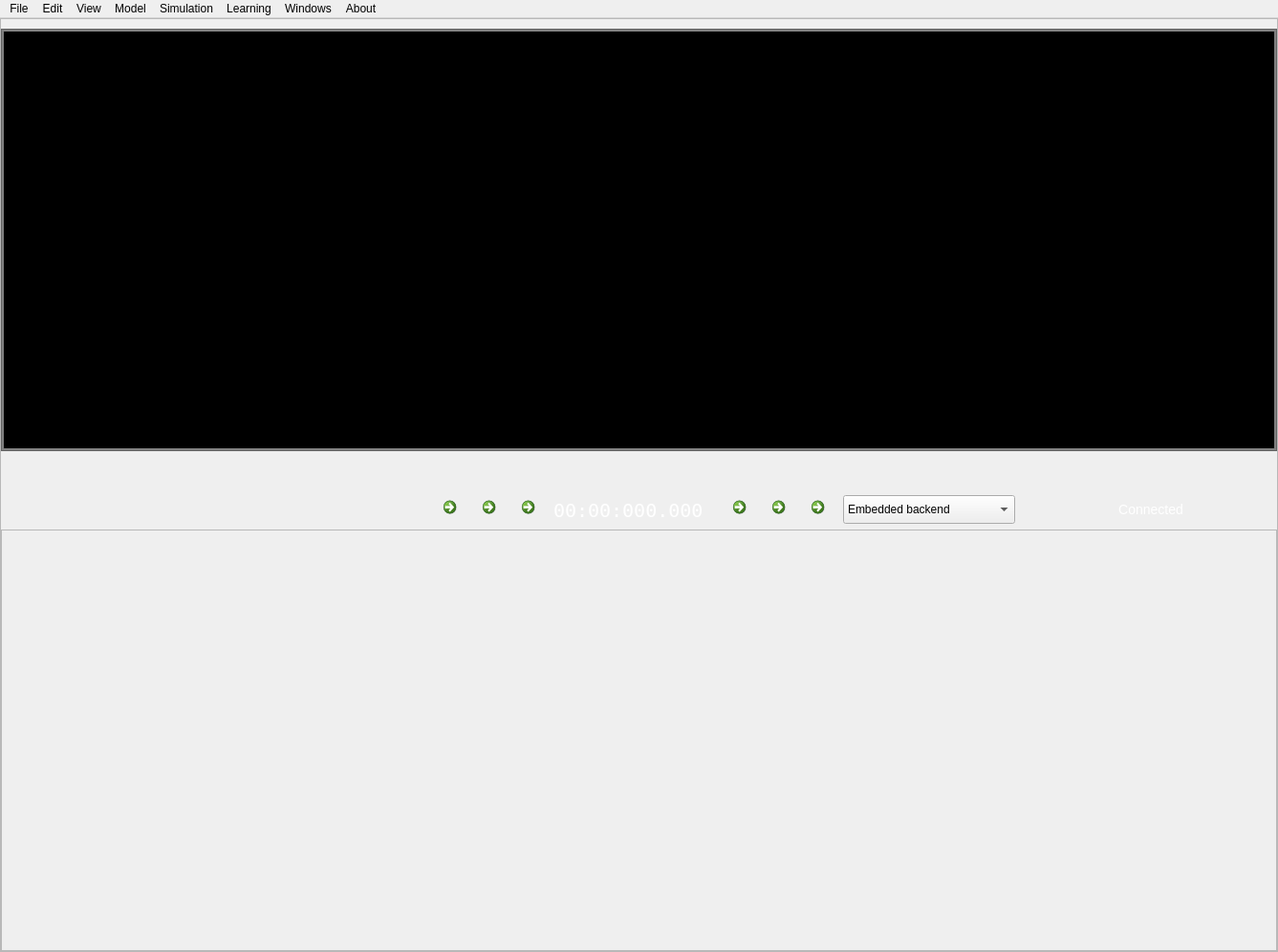
<?xml version="1.0" encoding="UTF-8"?>
<ui version="4.0">
 <class>MainWindow</class>
 <widget class="QMainWindow" name="MainWindow">
  <property name="geometry">
   <rect>
    <x>0</x>
    <y>0</y>
    <width>1337</width>
    <height>996</height>
   </rect>
  </property>
  <property name="windowTitle">
   <string>Brain Studio Pre-alpha version</string>
  </property>
  <property name="styleSheet">
   <string notr="true">#topFrame , #topFrameBackground{
border: none;
background: qlineargradient(x1: 0, y1: 0, x2: 0, y2: 1,
stop: 0 #a6a6a6, stop: 0.08 #7f7f7f,
stop: 0.39999 #717171, stop: 0.4 #626262,
stop: 0.9 #4c4c4c, stop: 1 #333333);
}

#topFrame  QLabel{
color: white;
}

#topFrame  QCheckBox{
color: white;
}

#schemaFrame {
border: none;
background: white;
}

#schemaXMLframe {
border: none;
background: #7f7f7f;
}

#xmlOutFrame {
border: none;
background: #dfdfdf;
}

</string>
  </property>
  <widget class="QWidget" name="centralwidget">
   <layout class="QHBoxLayout" name="horizontalLayout">
    <property name="spacing">
     <number>0</number>
    </property>
    <property name="leftMargin">
     <number>0</number>
    </property>
    <property name="topMargin">
     <number>0</number>
    </property>
    <property name="rightMargin">
     <number>0</number>
    </property>
    <property name="bottomMargin">
     <number>0</number>
    </property>
    <item>
     <widget class="QFrame" name="mainFrame">
      <property name="frameShape">
       <enum>QFrame::StyledPanel</enum>
      </property>
      <property name="frameShadow">
       <enum>QFrame::Raised</enum>
      </property>
      <layout class="QVBoxLayout" name="verticalLayout_3">
       <property name="spacing">
        <number>0</number>
       </property>
       <property name="leftMargin">
        <number>0</number>
       </property>
       <property name="topMargin">
        <number>10</number>
       </property>
       <property name="rightMargin">
        <number>0</number>
       </property>
       <property name="bottomMargin">
        <number>0</number>
       </property>
       <item>
        <widget class="QFrame" name="backend_frame">
         <property name="styleSheet">
          <string notr="true">QFrame{
background:gray;
}</string>
         </property>
         <property name="frameShape">
          <enum>QFrame::StyledPanel</enum>
         </property>
         <property name="frameShadow">
          <enum>QFrame::Raised</enum>
         </property>
         <layout class="QVBoxLayout" name="verticalLayout">
          <property name="spacing">
           <number>2</number>
          </property>
          <property name="leftMargin">
           <number>2</number>
          </property>
          <property name="topMargin">
           <number>2</number>
          </property>
          <property name="rightMargin">
           <number>2</number>
          </property>
          <property name="bottomMargin">
           <number>2</number>
          </property>
          <item>
           <widget class="QTextEdit" name="backend_terminal">
            <property name="styleSheet">
             <string notr="true">#backend_terminal{
	background: black;
	color: #cccccc;
}</string>
            </property>
            <property name="html">
             <string>&lt;!DOCTYPE HTML PUBLIC &quot;-//W3C//DTD HTML 4.0//EN&quot; &quot;http://www.w3.org/TR/REC-html40/strict.dtd&quot;&gt;
&lt;html&gt;&lt;head&gt;&lt;meta name=&quot;qrichtext&quot; content=&quot;1&quot; /&gt;&lt;style type=&quot;text/css&quot;&gt;
p, li { white-space: pre-wrap; }
&lt;/style&gt;&lt;/head&gt;&lt;body style=&quot; font-family:'Ubuntu'; font-size:11pt; font-weight:400; font-style:normal;&quot;&gt;
&lt;p style=&quot;-qt-paragraph-type:empty; margin-top:0px; margin-bottom:0px; margin-left:0px; margin-right:0px; -qt-block-indent:0; text-indent:0px;&quot;&gt;&lt;br /&gt;&lt;/p&gt;&lt;/body&gt;&lt;/html&gt;</string>
            </property>
           </widget>
          </item>
         </layout>
        </widget>
       </item>
       <item>
        <widget class="QFrame" name="topFrameBackground">
         <property name="minimumSize">
          <size>
           <width>0</width>
           <height>41</height>
          </size>
         </property>
         <property name="frameShape">
          <enum>QFrame::StyledPanel</enum>
         </property>
         <property name="frameShadow">
          <enum>QFrame::Raised</enum>
         </property>
        </widget>
       </item>
       <item>
        <widget class="QFrame" name="topFrame">
         <property name="minimumSize">
          <size>
           <width>0</width>
           <height>41</height>
          </size>
         </property>
         <property name="maximumSize">
          <size>
           <width>16777215</width>
           <height>41</height>
          </size>
         </property>
         <property name="frameShape">
          <enum>QFrame::StyledPanel</enum>
         </property>
         <property name="frameShadow">
          <enum>QFrame::Raised</enum>
         </property>
         <layout class="QHBoxLayout" name="horizontalLayout_2">
          <property name="spacing">
           <number>0</number>
          </property>
          <property name="leftMargin">
           <number>0</number>
          </property>
          <property name="topMargin">
           <number>0</number>
          </property>
          <property name="rightMargin">
           <number>0</number>
          </property>
          <property name="bottomMargin">
           <number>0</number>
          </property>
          <item>
           <spacer name="horizontalSpacer_2">
            <property name="orientation">
             <enum>Qt::Horizontal</enum>
            </property>
            <property name="sizeHint" stdset="0">
             <size>
              <width>40</width>
              <height>20</height>
             </size>
            </property>
           </spacer>
          </item>
          <item>
           <widget class="QCommandLinkButton" name="saveButton">
            <property name="maximumSize">
             <size>
              <width>41</width>
              <height>41</height>
             </size>
            </property>
            <property name="toolTip">
             <string>Save the BRN file.</string>
            </property>
            <property name="text">
             <string/>
            </property>
            <property name="icon">
             <iconset resource="../icons.qrc">
              <normaloff>:/new/prefix1/icons/save.png</normaloff>:/new/prefix1/icons/save.png</iconset>
            </property>
            <property name="iconSize">
             <size>
              <width>23</width>
              <height>23</height>
             </size>
            </property>
            <property name="autoRepeatDelay">
             <number>300</number>
            </property>
           </widget>
          </item>
          <item>
           <widget class="QCommandLinkButton" name="CreateNetworkButton">
            <property name="maximumSize">
             <size>
              <width>41</width>
              <height>41</height>
             </size>
            </property>
            <property name="toolTip">
             <string>Upload the current simulation to the current backend.</string>
            </property>
            <property name="text">
             <string/>
            </property>
            <property name="icon">
             <iconset resource="../icons.qrc">
              <normaloff>:/new/prefix1/icons/build.png</normaloff>:/new/prefix1/icons/build.png</iconset>
            </property>
            <property name="iconSize">
             <size>
              <width>25</width>
              <height>25</height>
             </size>
            </property>
           </widget>
          </item>
          <item>
           <widget class="QCommandLinkButton" name="playButton">
            <property name="maximumSize">
             <size>
              <width>41</width>
              <height>41</height>
             </size>
            </property>
            <property name="toolTip">
             <string>Play/pause simulation.</string>
            </property>
            <property name="text">
             <string/>
            </property>
            <property name="icon">
             <iconset resource="../icons.qrc">
              <normaloff>:/new/prefix1/icons/Play-icon.png</normaloff>:/new/prefix1/icons/Play-icon.png</iconset>
            </property>
            <property name="iconSize">
             <size>
              <width>25</width>
              <height>25</height>
             </size>
            </property>
            <property name="autoRepeatDelay">
             <number>300</number>
            </property>
           </widget>
          </item>
          <item>
           <widget class="QLabel" name="timeLabel">
            <property name="minimumSize">
             <size>
              <width>180</width>
              <height>40</height>
             </size>
            </property>
            <property name="maximumSize">
             <size>
              <width>300</width>
              <height>16777215</height>
             </size>
            </property>
            <property name="font">
             <font>
              <family>Fixedsys</family>
              <pointsize>15</pointsize>
              <weight>50</weight>
              <bold>false</bold>
             </font>
            </property>
            <property name="text">
             <string>00:00:000.000</string>
            </property>
           </widget>
          </item>
          <item>
           <widget class="QCommandLinkButton" name="actionsListButton">
            <property name="maximumSize">
             <size>
              <width>41</width>
              <height>41</height>
             </size>
            </property>
            <property name="toolTip">
             <string>Show/hide actions window.</string>
            </property>
            <property name="text">
             <string/>
            </property>
            <property name="icon">
             <iconset resource="../icons.qrc">
              <normaloff>:/new/prefix1/icons/actions-list.png</normaloff>:/new/prefix1/icons/actions-list.png</iconset>
            </property>
            <property name="iconSize">
             <size>
              <width>25</width>
              <height>25</height>
             </size>
            </property>
            <property name="autoRepeatDelay">
             <number>300</number>
            </property>
           </widget>
          </item>
          <item>
           <widget class="QCommandLinkButton" name="xmlButton">
            <property name="maximumSize">
             <size>
              <width>41</width>
              <height>41</height>
             </size>
            </property>
            <property name="toolTip">
             <string>Show/hide BRN window.</string>
            </property>
            <property name="text">
             <string/>
            </property>
            <property name="icon">
             <iconset resource="../icons.qrc">
              <normaloff>:/new/prefix1/icons/xml-tool-icon.png</normaloff>:/new/prefix1/icons/xml-tool-icon.png</iconset>
            </property>
            <property name="iconSize">
             <size>
              <width>25</width>
              <height>25</height>
             </size>
            </property>
            <property name="autoRepeatDelay">
             <number>300</number>
            </property>
           </widget>
          </item>
          <item>
           <widget class="QCommandLinkButton" name="workspaceButton">
            <property name="maximumSize">
             <size>
              <width>41</width>
              <height>41</height>
             </size>
            </property>
            <property name="toolTip">
             <string>Open the workspace folder.</string>
            </property>
            <property name="text">
             <string/>
            </property>
            <property name="icon">
             <iconset resource="../icons.qrc">
              <normaloff>:/new/prefix1/icons/workspace.png</normaloff>:/new/prefix1/icons/workspace.png</iconset>
            </property>
            <property name="iconSize">
             <size>
              <width>25</width>
              <height>25</height>
             </size>
            </property>
            <property name="autoRepeatDelay">
             <number>300</number>
            </property>
           </widget>
          </item>
          <item>
           <widget class="QStackedWidget" name="backend_stackedWidget">
            <property name="styleSheet">
             <string notr="true">QPushButton{
background: transparent;
font: 14px;
}

#backend_stackedWidget, #backend_page_main, #backend_page_tcpip, #backend_page_terminal_controls{
background: transparent;
font: 14px;
}
</string>
            </property>
            <property name="currentIndex">
             <number>0</number>
            </property>
            <widget class="QWidget" name="backend_page_main">
             <property name="minimumSize">
              <size>
               <width>0</width>
               <height>30</height>
              </size>
             </property>
             <property name="styleSheet">
              <string notr="true">QPushButton {
color: white;
border: 0;
}

QPushButton:hover {
background: rgba(0,0,0,70);
}

QPushButton:pressed {
background: rgba(0,0,0,100);
}
</string>
             </property>
             <layout class="QHBoxLayout" name="horizontalLayout_4">
              <property name="spacing">
               <number>10</number>
              </property>
              <property name="leftMargin">
               <number>0</number>
              </property>
              <property name="topMargin">
               <number>0</number>
              </property>
              <property name="rightMargin">
               <number>0</number>
              </property>
              <property name="bottomMargin">
               <number>0</number>
              </property>
              <item>
               <widget class="QComboBox" name="backendComboBox">
                <property name="minimumSize">
                 <size>
                  <width>180</width>
                  <height>30</height>
                 </size>
                </property>
                <property name="maximumSize">
                 <size>
                  <width>180</width>
                  <height>16777215</height>
                 </size>
                </property>
                <property name="styleSheet">
                 <string notr="true"/>
                </property>
                <item>
                 <property name="text">
                  <string>Embedded backend</string>
                 </property>
                </item>
                <item>
                 <property name="text">
                  <string>Server-based backend</string>
                 </property>
                </item>
               </widget>
              </item>
              <item>
               <widget class="QPushButton" name="tcpipButton">
                <property name="minimumSize">
                 <size>
                  <width>0</width>
                  <height>30</height>
                 </size>
                </property>
                <property name="styleSheet">
                 <string notr="true"/>
                </property>
                <property name="text">
                 <string>Connected</string>
                </property>
               </widget>
              </item>
             </layout>
            </widget>
            <widget class="QWidget" name="backend_page_tcpip">
             <property name="styleSheet">
              <string notr="true">QPushButton {
color: #333;
border: 2px solid #555;
border-radius: 11px;
padding: 5px;
background: qradialgradient(cx: 0.3, cy: -0.4,
fx: 0.3, fy: -0.4,
radius: 1.35, stop: 0 #fff, stop: 1 #888);
min-width: 50px;
}

QPushButton:hover {
background: qradialgradient(cx: 0.3, cy: -0.4,
fx: 0.3, fy: -0.4,
radius: 1.35, stop: 0 #fff, stop: 1 #bbb);
}

QPushButton:pressed {
background: qradialgradient(cx: 0.4, cy: -0.1,
fx: 0.4, fy: -0.1,
radius: 1.35, stop: 0 #fff, stop: 1 #ddd);
}
</string>
             </property>
             <layout class="QHBoxLayout" name="horizontalLayout_5">
              <property name="spacing">
               <number>0</number>
              </property>
              <property name="leftMargin">
               <number>0</number>
              </property>
              <property name="topMargin">
               <number>0</number>
              </property>
              <property name="rightMargin">
               <number>0</number>
              </property>
              <property name="bottomMargin">
               <number>0</number>
              </property>
              <item>
               <widget class="QLabel" name="label">
                <property name="maximumSize">
                 <size>
                  <width>90</width>
                  <height>16777215</height>
                 </size>
                </property>
                <property name="text">
                 <string>    host name:</string>
                </property>
               </widget>
              </item>
              <item>
               <widget class="QLineEdit" name="IPlineEdit">
                <property name="minimumSize">
                 <size>
                  <width>130</width>
                  <height>0</height>
                 </size>
                </property>
                <property name="maximumSize">
                 <size>
                  <width>130</width>
                  <height>16777215</height>
                 </size>
                </property>
                <property name="styleSheet">
                 <string notr="true">background-color: rgba(255,255,255,100);</string>
                </property>
                <property name="text">
                 <string>localhost</string>
                </property>
               </widget>
              </item>
              <item>
               <widget class="QLabel" name="label_2">
                <property name="maximumSize">
                 <size>
                  <width>50</width>
                  <height>16777215</height>
                 </size>
                </property>
                <property name="text">
                 <string>    port:</string>
                </property>
               </widget>
              </item>
              <item>
               <widget class="QLineEdit" name="PORTlineEdit">
                <property name="minimumSize">
                 <size>
                  <width>60</width>
                  <height>0</height>
                 </size>
                </property>
                <property name="maximumSize">
                 <size>
                  <width>60</width>
                  <height>16777215</height>
                 </size>
                </property>
                <property name="styleSheet">
                 <string notr="true">background-color: rgba(255,255,255,100);</string>
                </property>
                <property name="text">
                 <string>10000</string>
                </property>
               </widget>
              </item>
              <item>
               <widget class="QPushButton" name="pushButton">
                <property name="minimumSize">
                 <size>
                  <width>64</width>
                  <height>0</height>
                 </size>
                </property>
                <property name="maximumSize">
                 <size>
                  <width>50</width>
                  <height>16777215</height>
                 </size>
                </property>
                <property name="text">
                 <string>OK</string>
                </property>
               </widget>
              </item>
             </layout>
            </widget>
            <widget class="QWidget" name="backend_page_terminal_controls">
             <layout class="QHBoxLayout" name="horizontalLayout_6">
              <property name="spacing">
               <number>2</number>
              </property>
              <property name="leftMargin">
               <number>0</number>
              </property>
              <property name="topMargin">
               <number>0</number>
              </property>
              <property name="rightMargin">
               <number>0</number>
              </property>
              <property name="bottomMargin">
               <number>0</number>
              </property>
              <item>
               <spacer name="horizontalSpacer">
                <property name="orientation">
                 <enum>Qt::Horizontal</enum>
                </property>
                <property name="sizeHint" stdset="0">
                 <size>
                  <width>313</width>
                  <height>20</height>
                 </size>
                </property>
               </spacer>
              </item>
              <item>
               <widget class="QCommandLinkButton" name="terminalCloseButton">
                <property name="maximumSize">
                 <size>
                  <width>41</width>
                  <height>41</height>
                 </size>
                </property>
                <property name="toolTip">
                 <string>Hide the terminal (backend will still run).</string>
                </property>
                <property name="text">
                 <string/>
                </property>
                <property name="icon">
                 <iconset resource="../icons.qrc">
                  <normaloff>:/new/prefix1/icons/backend_back.png</normaloff>:/new/prefix1/icons/backend_back.png</iconset>
                </property>
                <property name="iconSize">
                 <size>
                  <width>23</width>
                  <height>23</height>
                 </size>
                </property>
                <property name="autoRepeatDelay">
                 <number>300</number>
                </property>
               </widget>
              </item>
              <item>
               <widget class="QCommandLinkButton" name="terminalCleanButton">
                <property name="maximumSize">
                 <size>
                  <width>41</width>
                  <height>41</height>
                 </size>
                </property>
                <property name="toolTip">
                 <string>Clear the backend terminal.</string>
                </property>
                <property name="text">
                 <string/>
                </property>
                <property name="icon">
                 <iconset resource="../icons.qrc">
                  <normaloff>:/new/prefix1/icons/backend_clear_terminal.png</normaloff>:/new/prefix1/icons/backend_clear_terminal.png</iconset>
                </property>
                <property name="iconSize">
                 <size>
                  <width>23</width>
                  <height>23</height>
                 </size>
                </property>
                <property name="autoRepeatDelay">
                 <number>300</number>
                </property>
               </widget>
              </item>
              <item>
               <widget class="QCommandLinkButton" name="terminalRefreshButton">
                <property name="maximumSize">
                 <size>
                  <width>41</width>
                  <height>41</height>
                 </size>
                </property>
                <property name="toolTip">
                 <string>Restart embedded backend.</string>
                </property>
                <property name="text">
                 <string/>
                </property>
                <property name="icon">
                 <iconset resource="../icons.qrc">
                  <normaloff>:/new/prefix1/icons/backend_restart.png</normaloff>:/new/prefix1/icons/backend_restart.png</iconset>
                </property>
                <property name="iconSize">
                 <size>
                  <width>23</width>
                  <height>23</height>
                 </size>
                </property>
                <property name="autoRepeatDelay">
                 <number>300</number>
                </property>
               </widget>
              </item>
             </layout>
            </widget>
           </widget>
          </item>
         </layout>
        </widget>
       </item>
       <item>
        <widget class="QFrame" name="frameToBeNamed">
         <property name="frameShape">
          <enum>QFrame::StyledPanel</enum>
         </property>
         <property name="frameShadow">
          <enum>QFrame::Raised</enum>
         </property>
         <layout class="QHBoxLayout" name="horizontalLayout_3">
          <property name="spacing">
           <number>0</number>
          </property>
          <property name="leftMargin">
           <number>0</number>
          </property>
          <property name="topMargin">
           <number>0</number>
          </property>
          <property name="rightMargin">
           <number>0</number>
          </property>
          <property name="bottomMargin">
           <number>0</number>
          </property>
          <item>
           <widget class="QTabWidget" name="tabWidget">
            <property name="styleSheet">
             <string notr="true">QTabBar::tab {
  background: gray;
  color: white;
  padding-left: 20px;
  padding-right: 20px;
  height: 30px;
  min-width: 30px;
}

QTabBar::tab:selected {
  background: lightgray;
	color: black;
 }

#tabWidget::pane { border: 0; } 

</string>
            </property>
            <property name="currentIndex">
             <number>-1</number>
            </property>
           </widget>
          </item>
         </layout>
        </widget>
       </item>
      </layout>
      <zorder>topFrameBackground</zorder>
      <zorder>frameToBeNamed</zorder>
      <zorder>topFrame</zorder>
      <zorder>backend_frame</zorder>
     </widget>
    </item>
   </layout>
  </widget>
  <widget class="QMenuBar" name="menubar">
   <property name="geometry">
    <rect>
     <x>0</x>
     <y>0</y>
     <width>1337</width>
     <height>25</height>
    </rect>
   </property>
   <widget class="QMenu" name="menuFile">
    <property name="title">
     <string>File</string>
    </property>
    <addaction name="action_new"/>
    <addaction name="action_load"/>
    <addaction name="action_save"/>
    <addaction name="action_save_as"/>
    <addaction name="action_export_network"/>
    <addaction name="separator"/>
    <addaction name="action_backup_schema"/>
    <addaction name="separator"/>
    <addaction name="action_exit"/>
   </widget>
   <widget class="QMenu" name="menuAbout">
    <property name="title">
     <string>About</string>
    </property>
    <addaction name="actionDocumentation_F1"/>
    <addaction name="action_about"/>
   </widget>
   <widget class="QMenu" name="menuEdit">
    <property name="title">
     <string>Edit</string>
    </property>
    <addaction name="actionClear_screen"/>
    <addaction name="separator"/>
    <addaction name="action_properties"/>
   </widget>
   <widget class="QMenu" name="menuView">
    <property name="title">
     <string>View</string>
    </property>
    <addaction name="action_grid"/>
   </widget>
   <widget class="QMenu" name="menuPlugins">
    <property name="title">
     <string>Windows</string>
    </property>
    <addaction name="actionXML_viewer"/>
    <addaction name="actionActions_list"/>
    <addaction name="separator"/>
   </widget>
   <widget class="QMenu" name="menuLearning">
    <property name="title">
     <string>Learning</string>
    </property>
    <addaction name="actionActivated"/>
    <addaction name="actionLearning_window"/>
   </widget>
   <widget class="QMenu" name="menuSimulation">
    <property name="title">
     <string>Simulation</string>
    </property>
    <addaction name="action_create_network"/>
    <addaction name="actionRun"/>
    <addaction name="actionPause"/>
    <addaction name="actionStop_Un_load_network"/>
   </widget>
   <widget class="QMenu" name="menuModel">
    <property name="title">
     <string>Model</string>
    </property>
    <widget class="QMenu" name="menuBlocks">
     <property name="title">
      <string>Blocks</string>
     </property>
     <addaction name="action_add_new_block"/>
     <addaction name="action_remove_last_block"/>
    </widget>
    <widget class="QMenu" name="menuConnections">
     <property name="title">
      <string>Connections</string>
     </property>
     <addaction name="action_add_new_connection"/>
     <addaction name="action_remove_last_connection"/>
    </widget>
    <addaction name="menuBlocks"/>
    <addaction name="menuConnections"/>
    <addaction name="actionText_blocks"/>
   </widget>
   <addaction name="menuFile"/>
   <addaction name="menuEdit"/>
   <addaction name="menuView"/>
   <addaction name="menuModel"/>
   <addaction name="menuSimulation"/>
   <addaction name="menuLearning"/>
   <addaction name="menuPlugins"/>
   <addaction name="menuAbout"/>
  </widget>
  <action name="action_load">
   <property name="text">
    <string>Load an existing network</string>
   </property>
   <property name="shortcut">
    <string>Ctrl+L</string>
   </property>
  </action>
  <action name="action_export_network">
   <property name="text">
    <string>Export network</string>
   </property>
   <property name="toolTip">
    <string>Save neurons and connections in...</string>
   </property>
  </action>
  <action name="action_exit">
   <property name="text">
    <string>Exit</string>
   </property>
   <property name="toolTip">
    <string>Close the simulator</string>
   </property>
   <property name="shortcut">
    <string>Esc</string>
   </property>
  </action>
  <action name="actionDocumentation_F1">
   <property name="enabled">
    <bool>false</bool>
   </property>
   <property name="text">
    <string>Documentation</string>
   </property>
   <property name="toolTip">
    <string>Documentation</string>
   </property>
   <property name="shortcut">
    <string>F1</string>
   </property>
  </action>
  <action name="action_about">
   <property name="text">
    <string>About</string>
   </property>
  </action>
  <action name="actionClear_screen">
   <property name="text">
    <string>Clear screen</string>
   </property>
   <property name="toolTip">
    <string>Delete the figure and the network that are currently running</string>
   </property>
  </action>
  <action name="actionAdd">
   <property name="text">
    <string>Add new</string>
   </property>
  </action>
  <action name="actionRemove">
   <property name="text">
    <string>Remove last</string>
   </property>
  </action>
  <action name="actionActivated">
   <property name="checkable">
    <bool>true</bool>
   </property>
   <property name="text">
    <string>Activate learning</string>
   </property>
  </action>
  <action name="actionLearning_window">
   <property name="text">
    <string>Show learning window</string>
   </property>
  </action>
  <action name="action_save">
   <property name="text">
    <string>Save the network in a brn file</string>
   </property>
   <property name="shortcut">
    <string>Ctrl+S</string>
   </property>
  </action>
  <action name="action_grid">
   <property name="checkable">
    <bool>true</bool>
   </property>
   <property name="checked">
    <bool>true</bool>
   </property>
   <property name="text">
    <string>Grid</string>
   </property>
  </action>
  <action name="actionXML_viewer">
   <property name="checkable">
    <bool>true</bool>
   </property>
   <property name="checked">
    <bool>true</bool>
   </property>
   <property name="text">
    <string>XML viewer</string>
   </property>
  </action>
  <action name="actionActions_list">
   <property name="checkable">
    <bool>true</bool>
   </property>
   <property name="checked">
    <bool>true</bool>
   </property>
   <property name="text">
    <string>Actions list</string>
   </property>
  </action>
  <action name="action_nemo">
   <property name="checkable">
    <bool>true</bool>
   </property>
   <property name="text">
    <string>NeMo</string>
   </property>
  </action>
  <action name="action_custom_simulator">
   <property name="checkable">
    <bool>true</bool>
   </property>
   <property name="text">
    <string>Custom Simulator</string>
   </property>
  </action>
  <action name="action_create_network">
   <property name="text">
    <string>Create Network</string>
   </property>
  </action>
  <action name="action_add_new_block">
   <property name="text">
    <string>Add new</string>
   </property>
  </action>
  <action name="action_remove_last_block">
   <property name="text">
    <string>Remove last</string>
   </property>
  </action>
  <action name="action_add_new_connection">
   <property name="text">
    <string>Add new</string>
   </property>
  </action>
  <action name="action_remove_last_connection">
   <property name="text">
    <string>Remove last</string>
   </property>
  </action>
  <action name="action_backup_schema">
   <property name="text">
    <string>Backup network</string>
   </property>
   <property name="shortcut">
    <string>Ctrl+B</string>
   </property>
  </action>
  <action name="actionTCP_IP">
   <property name="text">
    <string>TCP/IP</string>
   </property>
  </action>
  <action name="action_new">
   <property name="text">
    <string>New</string>
   </property>
   <property name="shortcut">
    <string>Ctrl+N</string>
   </property>
  </action>
  <action name="actionRun">
   <property name="text">
    <string>Run</string>
   </property>
  </action>
  <action name="actionPause">
   <property name="text">
    <string>Pause</string>
   </property>
  </action>
  <action name="actionStop_Un_load_network">
   <property name="text">
    <string>Stop (Un-load network)</string>
   </property>
  </action>
  <action name="actionText_blocks">
   <property name="text">
    <string>Text blocks</string>
   </property>
  </action>
  <action name="action_save_as">
   <property name="text">
    <string>Save as</string>
   </property>
   <property name="toolTip">
    <string>Save the network in a new file</string>
   </property>
  </action>
  <action name="action_properties">
   <property name="text">
    <string>Properties</string>
   </property>
   <property name="toolTip">
    <string>Set the properties of brain studio</string>
   </property>
  </action>
 </widget>
 <resources>
  <include location="../icons.qrc"/>
 </resources>
 <connections/>
</ui>
